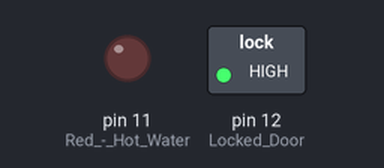
A sketch run on a simulated Arduino Uno, built with avr-gcc and run on an emulated ATmega328P. Shown: switched loads named in the sketch (green lamp = pin HIGH), output pins drawn as LEDs (lit = HIGH). Pins used as bus, display or sensor lines are not drawn.

Above: at 3.5 s.
At 10.5 s:
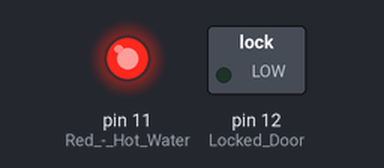
At 17.5 s:
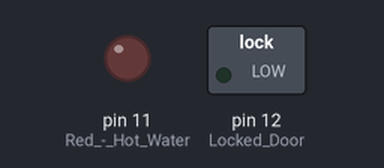
Timing chart, 0 to 27.3 s (numbered marks = the images above):
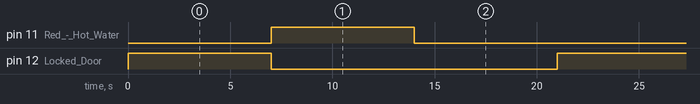

The sketch:

testing.ino
```cpp
void setup() {
  // put your setup code here, to run once:
  Serial.begin(9600);


  pinMode(12, OUTPUT); // Locked Door
  pinMode(11, OUTPUT); // Red - Hot Water
  pinMode(10, OUTPUT); // Green - Cold Water


}

void loop() {
  // put your main code here, to run repeatedly:

  digitalWrite(12, HIGH);
  delay(7000);
  digitalWrite(12, LOW);

  digitalWrite(11, HIGH);
  delay(7000);
  digitalWrite(11, LOW);

  digitalWrite(10, HIGH);
  delay(7000);
  digitalWrite(10, LOW);


}
```

Measured:
- by itself, pin 11 (Red_-_Hot_Water), pin 12 (Locked_Door): alternates HIGH for 7.0 s and LOW for 14.0 s
- by itself, everything shown: repeats every 21.0 s, in 3 steps
